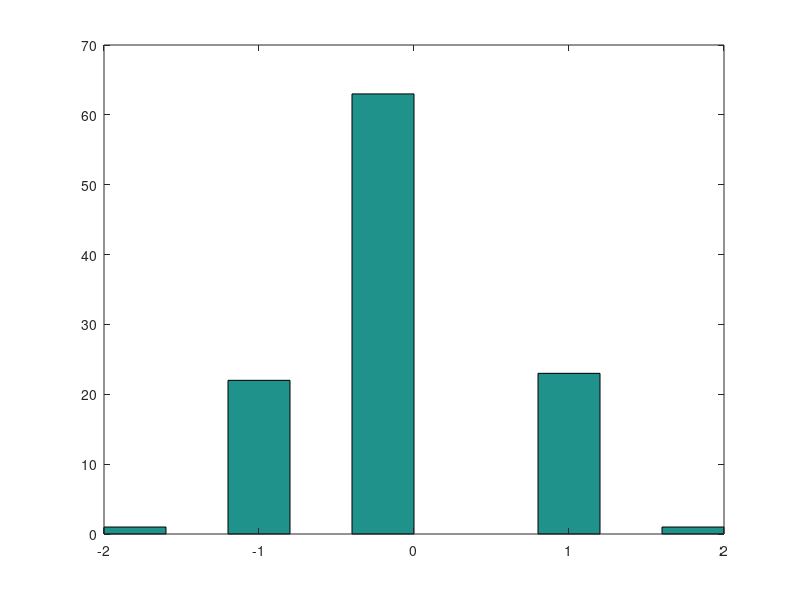

Reproduce this figure in MATLAB. (Note: this script raises an error after producing the figure.)
% bpsk_hf_fs.m
% David Rowe Mar 2017
%
% Rate Fs BPSK simulation, development of bpsk_hf_rs.m

#{
 TODO:
   [X] strip back experimental stuff to just features we need
   [X] ZOH/integrator
   [X] OFDM up and down conversion
   [X] rate Fs HF model and HF results
   [X] add QPSK
   [X] add CP
   [ ] adjust waveform parameters for real world
   [ ] Nsec run time take into account CP
   [ ] plot phase ests
   [ ] handle border carriers
       [ ] start with phantom carriers 
           + but unhappy with 1800Hz bandwidth
       [ ] also try interpolation or just single row
   [ ] compute SNR and PAPR
   [ ] timing estimator
   [ ] acquisition & freq offset estimation
   [ ] SSB bandpass filtering
#}

1;

% Gray coded QPSK modulation function

function symbol = qpsk_mod(two_bits)
    two_bits_decimal = sum(two_bits .* [2 1]); 
    switch(two_bits_decimal)
        case (0) symbol =  1;
        case (1) symbol =  j;
        case (2) symbol = -j;
        case (3) symbol = -1;
    endswitch
endfunction


% Gray coded QPSK demodulation function

function two_bits = qpsk_demod(symbol)
    bit0 = real(symbol*exp(j*pi/4)) < 0;
    bit1 = imag(symbol*exp(j*pi/4)) < 0;
    two_bits = [bit1 bit0];
endfunction


% Returns the most likely place for the start of a frame, as a
% a candidate for coarse frame sync.  Combines two frames pilots
% so we need at least Nsamperframe+M+Ncp samples in rx

function [ct_est foff_est] = coarse_sync(states, rx, rate_fs_pilot_samples)
    Nsamperframe = states.Nsamperframe; M = states.M; Ncp = states.Ncp; Fs = states.Fs;
    verbose  = states.verbose;

    Ncorr = length(rx) - (Nsamperframe+M+Ncp) + 1;
    assert(Ncorr > 0);
    corr = zeros(1,Ncorr);
    for i=1:Ncorr
      corr(i)   = abs(rx(i:i+M+Ncp-1) * rate_fs_pilot_samples');
      corr(i)  += abs(rx(i+Nsamperframe:i+Nsamperframe+M+Ncp-1) * rate_fs_pilot_samples');
    end

    [mx ct_est] = max(abs(corr));

    C  = abs(fft(rx(ct_est:ct_est+M+Ncp-1) .* conj(rate_fs_pilot_samples), Fs));
    C += abs(fft(rx(ct_est+Nsamperframe:ct_est+Nsamperframe+M+Ncp-1) .* conj(rate_fs_pilot_samples), Fs));

    fmax = 30;
    [mx_pos foff_est_pos] = max(C(1:fmax));
    [mx_neg foff_est_neg] = max(C(Fs-fmax+1:Fs));

    if mx_pos > mx_neg
      foff_est = foff_est_pos - 1;
    else
      foff_est = foff_est_neg - fmax - 1;
    end

    if verbose
      %printf("ct_est: %d\n", ct_est);
      figure(6); clf;
      plot(abs(corr))
      figure(7)
      plot(C)
      axis([0 200 0 0.4])
    end
endfunction


% Estimate fine timing instant using a window of samples rx.  We
% exploit similarity in waveform M-Ncp samples apart due to CP

function ft_est = fine_timing(states, rx)
    Nsamperframe = states.Nsamperframe; M = states.M; Ncp = states.Ncp; Fs = states.Fs;
    verbose  = states.verbose;
    
    Ncorr = length(rx) - (M+Ncp-1);
    printf("length %d Ncorr %d mx %d", length(rx), Ncorr, Ncorr+M+Ncp-1);
    printf("M: %d Ncp: %d\n", M, Ncp);
 
    assert(Ncorr > 0, "length(rx) too small");
    corr = zeros(1,Ncorr);
    for i=1:Ncorr
      corr(i) = abs(rx(i:i+Ncp-1) * rx(i+M:i+M+Ncp-1)')/(rx(i:i+Ncp-1) * rx(i:i+Ncp-1)');
    end

    [mx ft_est] = max(abs(corr));

    if verbose
      printf("ft_est: %d\n", ft_est);
      figure(6); clf;
      plot(abs(corr))
    end
endfunction


function [sim_out rate_fs_pilot_samples rx] = run_sim(sim_in)
  Fs = 8000;
  Rs = sim_in.Rs;
  Tcp = sim_in.Tcp;
  M  = Fs/Rs;
  Ncp = Tcp*Fs;
  woffset = 2*pi*sim_in.foff_hz/Fs;

  bps = sim_in.bps;
  EbNodB  = sim_in.EbNodB;
  verbose = sim_in.verbose;
  hf_en   = sim_in.hf_en;

  Ns = sim_in.Ns;          % step size for pilots
  Nc = sim_in.Nc;          % Number of cols, aka number of carriers

  Nbitsperframe = (Ns-1)*Nc*bps;
  Nrowsperframe = Nbitsperframe/(Nc*bps);
  if verbose
    printf("Rs:.........: %4.2f\n", Rs);
    printf("M:..........: %d\n", M);
    printf("bps:.........: %d\n", bps);
    printf("Nbitsperframe: %d\n", Nbitsperframe);
    printf("Nrowsperframe: %d\n", Nrowsperframe);
  end

  % Important to define run time in seconds so HF model will evolve the same way
  % for different pilot insertion rates.  So lets work backwards from approx
  % seconds in run to get Nbits, the total number of payload data bits

  % frame has Ns-1 data symbols between pilots, e.g. for Ns=3: 
  %
  % PPP
  % DDD
  % DDD
  % PPP

  Nrows = sim_in.Nsec*Rs;
  Nframes = floor((Nrows-1)/Ns);
  Nbits = Nframes * Nbitsperframe;    % number of payload data bits

  Nr = Nbits/(Nc*bps);                % Number of data rows to get Nbits total

  % double check if Nbits fit neatly into carriers

  assert(Nbits/(Nc*bps) == floor(Nbits/(Nc*bps)), "Nbits/(Nc*bps) must be an integer");

  Nrp = Nr + Nframes + 1;  % number of rows once pilots inserted
                           % extra row of pilots at end
  Nsamperframe =  (Nrowsperframe+1)*(M+Ncp);

  if verbose
    printf("Nc.....: %d\n", Nc);
    printf("Ns.....: %d (step size for pilots, Ns-1 data symbols between pilots)\n", Ns);
    printf("Nr.....: %d\n", Nr);
    printf("Nbits..: %d\n", Nbits);
    printf("Nframes: %d\n", Nframes);
    printf("Nrp....: %d (number of rows including pilots)\n", Nrp);
  end

  % set up HF model ---------------------------------------------------------------

  if hf_en

    % some typical values, or replace with user supplied

    dopplerSpreadHz = 1.0; path_delay_ms = 1;

    if isfield(sim_in, "dopplerSpreadHz") 
      dopplerSpreadHz = sim_in.dopplerSpreadHz;
    end
    if isfield(sim_in, "path_delay_ms") 
      path_delay_ms = sim_in.path_delay_ms;
    end
    path_delay_samples = path_delay_ms*Fs/1000;
    printf("Doppler Spread: %3.2f Hz Path Delay: %3.2f ms %d samples\n", dopplerSpreadHz, path_delay_ms, path_delay_samples);

    randn('seed',1);
    spread1 = doppler_spread(dopplerSpreadHz, Fs, (sim_in.Nsec*(M+Ncp)/M+0.2)*Fs);
    spread2 = doppler_spread(dopplerSpreadHz, Fs, (sim_in.Nsec*(M+Ncp)/M+0.2)*Fs);

    % sometimes doppler_spread() doesn't return exactly the number of samples we need
 
    assert(length(spread1) >= Nrp*M, "not enough doppler spreading samples");
    assert(length(spread2) >= Nrp*M, "not enough doppler spreading samples");

    hf_gain = 1.0/sqrt(var(spread1)+var(spread2));
    % printf("nsymb: %d lspread1: %d\n", nsymb, length(spread1));
  end
 
  % simulate for each Eb/No point ------------------------------------

  for nn=1:length(EbNodB)
    rand('seed',1);
    randn('seed',1);

    EbNo = bps * (10 .^ (EbNodB(nn)/10));
    variance = 1/(M*EbNo/2);

    % generate tx bits

    tx_bits = rand(1,Nbits) > 0.5;

    % map to symbols in linear array

    if bps == 1
      tx_sym_lin = 2*tx_bits - 1;
    end
    if bps == 2
      for s=1:Nbits/bps
        tx_sym_lin(s) = qpsk_mod(tx_bits(2*(s-1)+1:2*s));
      end
    end

    % place symbols in multi-carrier frame with pilots and boundary carriers

    %pilots = ones(1,Nc+2);
    %pilots(1:2:Nc+2) = -1;
    pilots = 1 - 2*(rand(1,Nc+2) > 0.5);
    tx_sym = []; s = 1;
    for f=1:Nframes
      aframe = zeros(Nrowsperframe,Nc+2);
      aframe(1,:) = pilots;
      for r=1:Nrowsperframe
        arowofsymbols = tx_sym_lin(s:s+Nc-1);
        s += Nc;
        aframe(r+1,2:Nc+1) = arowofsymbols;
      end
      tx_sym = [tx_sym; aframe];
    end      
    tx_sym = [tx_sym; pilots];  % final row of pilots
    [nr nc] = size(tx_sym);
    assert(nr == Nrp);

    % OFDM up conversion and upsampling to rate Fs ---------------------

    w = (0:Nc+1)*2*pi*Rs/Fs;
    W = zeros(Nc+2,M);
    for c=1:Nc+2
      W(c,:) = exp(j*w(c)*(0:M-1));
    end

    Nsam = Nrp*(M+Ncp);
    tx = [];

    % OFDM upconvert symbol by symbol so we can add CP

    for r=1:Nrp
      asymbol = tx_sym(r,:) * W/M;
      asymbol_cp = [asymbol(M-Ncp+1:M) asymbol];
      tx = [tx asymbol_cp];
    end
    assert(length(tx) == Nsam);

    % these are used for coarse timing and freq acquisition

    rate_fs_pilot_samples = tx(1:M+Ncp);

    % channel simulation ---------------------------------------------------------------

    rx = tx;
    
    if hf_en
      %rx  =  [zeros(1,path_delay_samples) tx(1:Nsam-path_delay_samples)];
      rx  = hf_gain * tx(1:Nsam) .* spread1(1:Nsam);
      rx  += hf_gain * [zeros(1,path_delay_samples) tx(1:Nsam-path_delay_samples)] .* spread2(1:Nsam);
    end

    rx = rx .* exp(j*woffset*(1:Nsam));

    noise = sqrt(variance)*(0.5*randn(1,Nsam) + j*0.5*randn(1,Nsam));
    rx += noise;
    
    % downconvert, downsample and integrate using OFDM.  Start integrating just after CP 
    % when ISI has died down

    rx_sym = zeros(Nrp, Nc+2);
    for r=1:Nrp
      st = (r-1)*(M+Ncp)+Ncp+1; en = st + M - 1;
      %printf("st: %d en: %d\n", st, en);
      for c=1:Nc+2
        acarrier = rx(st:en) .* conj(W(c,:));
        rx_sym(r,c) = sum(acarrier);
      end
    end
    
    % pilot based phase est, we use known tx symbols as pilots ----------
 
    phase_est_pilot_log = 10*ones(Nrp,Nc+2);
    phase_est_stripped_log = 10*ones(Nrp,Nc+2);
    phase_est_log = 10*ones(Nrp,Nc+2);
    for c=2:Nc+1
      for r=1:Ns:Nrp-Ns

        % estimate phase using average of 6 pilots in a rect 2D window centred
        % on this carrier
        % PPP
        % DDD
        % DDD
        % PPP
          
        cr = c-1:c+1;
        aphase_est_pilot_rect = sum(rx_sym(r,cr)*tx_sym(r,cr)') + sum(rx_sym(r+Ns,cr)*tx_sym(r+Ns,cr)');

        % use next step of pilots in past and future

        if r > Ns+1
          aphase_est_pilot_rect += sum(rx_sym(r-Ns,cr)*tx_sym(r-Ns,cr)');
        end
        if r < Nrp - 2*Ns
          aphase_est_pilot_rect += sum(rx_sym(r+2*Ns,cr)*tx_sym(r+2*Ns,cr)');
        end

        % correct phase offset using phase estimate

        for rr=r+1:r+Ns-1
          aphase_est_pilot = angle(aphase_est_pilot_rect);
          phase_est_pilot_log(rr,c) = aphase_est_pilot;
          rx_corr(rr,c) = rx_sym(rr,c) * exp(-j*aphase_est_pilot);
        end

      end % r=1:Ns:Nrp-Ns
    end % c=2:Nc+1

    % remove pilots to give us just data symbols and demodulate

    rx_bits = []; rx_np = [];
    for r=1:Nrp
      if mod(r-1,Ns) != 0
        arowofsymbols = rx_corr(r,2:Nc+1);
        rx_np = [rx_np arowofsymbols];
        if bps == 1
          arowofbits = real(arowofsymbols) > 0;
        end
        if bps == 2
          arowofbits = zeros(1,Nc);
          for c=1:Nc
            arowofbits((c-1)*2+1:c*2) = qpsk_demod(arowofsymbols(c));
          end
        end
        rx_bits = [rx_bits arowofbits];
      end
    end
    assert(length(rx_bits) == Nbits);


    % calculate BER stats as a block, after pilots extracted

    errors = xor(tx_bits, rx_bits);
    Nerrs = sum(errors);

    printf("EbNodB: %3.2f BER: %4.3f Nbits: %d Nerrs: %d\n", EbNodB(nn), Nerrs/Nbits, Nbits, Nerrs);

    if verbose
      figure(1)
      plot(real(tx))
      figure(2)
      Tx = abs(fft(tx.*hanning(Nsam)'));
      Tx_dB = 20*log10(Tx);
      dF = Fs/Nsam;
      plot((1:Nsam)*dF, Tx_dB);
      mx = max(Tx_dB);
      axis([0 Fs/2 mx-60 mx])
     
      figure(3); clf; 
      plot(rx_np,'+');
      axis([-2 2 -2 2]);

      
      if hf_en
        figure(4); clf; 
        subplot(211)
        plot(abs(spread1(1:Nsam)));
        %hold on; plot(abs(spread2(1:Nsam)),'g'); hold off;
        subplot(212)
        plot(angle(spread1(1:Nsam)));
      end
      

      figure(5); clf;
      plot(phase_est_log(:,2:Nc+1),'+', 'markersize', 10); 
      hold on; 
      plot(phase_est_pilot_log(:,2:Nc+1),'g+', 'markersize', 5); 

#{
      if sim_in.hf_en
        plot(angle(hf_model(:,2:Nc+1)));
      end
#}

      axis([1 Nrp -pi pi]);  
    end

    sim_out.ber(nn) = sum(Nerrs)/Nbits; 
    sim_out.pilot_overhead = 10*log10(Ns/(Ns-1));
    sim_out.M = M; sim_out.Fs = Fs; sim_out.Ncp = Ncp;
    sim_out.Nrowsperframe = Nrowsperframe; sim_out.Nsamperframe = Nsamperframe;
  end
endfunction


function run_single
  Ts = 0.016; 
  sim_in.Tcp = 0.002; 
  sim_in.Rs = 1/Ts; sim_in.bps = 2; sim_in.Nc = 16; sim_in.Ns = 8;

  sim_in.Nsec = 3*(sim_in.Ns+1)/sim_in.Rs;  % one frame
  %sim_in.Nsec = 1;

  sim_in.EbNodB = 20;
  sim_in.verbose = 1;
  sim_in.hf_en = 0;
  sim_in.foff_hz = 0;

  run_sim(sim_in);
end


% Plot BER against Eb/No curves for AWGN and HF

% Target operating point Eb/No for HF is 6dB, as this is where our rate 1/2
% LDPC code gives good results (10% PER, 1% BER).  However this means
% the Eb/No at the input is 10*log(1/2) or 3dB less, so we need to
% make sure phase est works at Eb/No = 6 - 3 = 3dB
%
% For AWGN target is 2dB so -1dB op point.

function run_curves
  Ts = 0.010;
  sim_in.Rs = 1/Ts;
  sim_in.Tcp = 0.002; 
  sim_in.bps = 2; sim_in.Ns = 8; sim_in.Nc = 8; sim_in.verbose = 0;
  sim_in.foff_hz = 0;

  pilot_overhead = (sim_in.Ns-1)/sim_in.Ns;
  cp_overhead = Ts/(Ts+sim_in.Tcp);
  overhead_dB = -10*log10(pilot_overhead*cp_overhead);

  sim_in.hf_en = 0;
  sim_in.Nsec = 30;
  sim_in.EbNodB = -3:5;
  awgn_EbNodB = sim_in.EbNodB;

  awgn_theory = 0.5*erfc(sqrt(10.^(sim_in.EbNodB/10)));
  awgn = run_sim(sim_in);

  sim_in.hf_en = 1;
  sim_in.Nsec = 120;
  sim_in.EbNodB = 1:8;

  EbNoLin = 10.^(sim_in.EbNodB/10);
  hf_theory = 0.5.*(1-sqrt(EbNoLin./(EbNoLin+1)));

  hf = run_sim(sim_in);

  figure(4); clf;
  semilogy(awgn_EbNodB, awgn_theory,'b+-;AWGN theory;');
  hold on;
  semilogy(sim_in.EbNodB, hf_theory,'b+-;HF theory;');
  semilogy(awgn_EbNodB+overhead_dB, awgn_theory,'g+-;AWGN lower bound with pilot + CP overhead;');
  semilogy(sim_in.EbNodB+overhead_dB, hf_theory,'g+-;HF lower bound with pilot + CP overhead;');
  semilogy(awgn_EbNodB+overhead_dB, awgn.ber,'r+-;AWGN sim;');
  semilogy(sim_in.EbNodB+overhead_dB, hf.ber,'r+-;HF sim;');
  hold off;
  axis([-3 8 1E-2 2E-1])
  xlabel('Eb/No (dB)');
  ylabel('BER');
  grid; grid minor on;
  legend('boxoff');
end


% Run an acquisition test, returning vectors of estimation errors

function [delta_ct delta_foff] = acquisition_test(Ntests=10, EbNodB=100, foff_hz=0, hf_en=0, fine_en)

  % generate test signal at a given Eb/No and frequency offset

  Ts = 0.016; 
  sim_in.Tcp = 0.002; 
  sim_in.Rs = 1/Ts; sim_in.bps = 2; sim_in.Nc = 16; sim_in.Ns = 8;

  sim_in.Nsec = Ntests*(sim_in.Ns+1)/sim_in.Rs;

  sim_in.EbNodB = EbNodB;
  sim_in.verbose = 0;
  sim_in.hf_en = hf_en;
  sim_in.foff_hz = foff_hz;

  [sim_out rate_fs_pilot_samples rx] = run_sim(sim_in);

  % set up acquistion 

  Nsamperframe = states.Nsamperframe = sim_out.Nsamperframe;
  states.M = sim_out.M; states.Ncp = sim_out.Ncp;
  states.verbose = 0;
  states.Fs = sim_out.Fs;

  % test fine or acquisition over test signal
  #{
    fine: - start with coarse timing instant
          - on each frame est timing a few samples about that point
          - update timing instant

    corr: - where is best plcase to sample
          - just before end of symbol?
          - how long should sequence be?
          - add extra?
          - aim for last possible moment?
          - man I hope IL isn't too big.....
  #}

  delta_ct = []; delta_foff = [];

  if fine_en

    window_width = 5;                   % search +/-2 samples from current timing instant
    timing_instant = Nsamperframe+1;    % start at correct instant for AWGN
                                        % start at second frame so we can search -2 ... +2

    while timing_instant < (length(rx) - (Nsamperframe + length(rate_fs_pilot_samples) + window_width))
      st = timing_instant - ceil(window_width/2); 
      en = st + Nsamperframe-1 + length(rate_fs_pilot_samples) + window_width-1;
      [ft_est foff_est] = coarse_sync(states, rx(st:en), rate_fs_pilot_samples);
      printf("ft_est: %d timing_instant %d %d\n", ft_est, timing_instant, mod(timing_instant, Nsamperframe));
      timing_instant += Nsamperframe + ft_est - ceil(window_width/2);
      delta_ct = [delta_ct ft_est - ceil(window_width/2)];
    end
  else
    % for coarse simulation we just use contant window shifts

    st = 0.5*Nsamperframe; 
    en = 2.5*Nsamperframe - 1;
    ct_target = Nsamperframe/2;

    for w=1:Nsamperframe:length(rx)-3*Nsamperframe
      %st = w+0.5*Nsamperframe; en = st+2*Nsamperframe-1;
      %[ct_est foff_est] = coarse_sync(states, rx(st:en), rate_fs_pilot_samples);
      [ct_est foff_est] = coarse_sync(states, rx(w+st:w+en), rate_fs_pilot_samples);
      printf("ct_est: %4d foff_est: %3.1f\n", ct_est, foff_est);

      % valid coarse timing ests are modulo Nsamperframe

      delta_ct = [delta_ct ct_est-ct_target];
      delta_foff = [delta_foff (foff_est-foff_hz)];
    end
  end

endfunction


% Run some tests for various acquisition conditions. Probability of
% acquistion is what matters, e.g. if it's 50% we can expect sync
% within 2 frames
%                 P(t)/P(f)  P(t)/P(f)
%          Eb/No  AWGN       HF
% +/- 25Hz -1/3   1.0/0.3    0.96/0.3 
% +/-  5Hz -1/3   1.0/0.347  0.96/0.55 
% +/- 25Hz  10/10 1.00/0.92  0.99/0.77

function acquisition_histograms(fine_en = 0)
  Fs = 8000;
  Ntests = 100;

  % allowable tolerance for acquistion

  ftol_hz = 2.0;
  ttol_samples = 0.002*Fs;

  % AWGN channel operating point

  [dct dfoff] = acquisition_test(Ntests, -1, 25, 0, fine_en);

  % Probability of acquistion is what matters, e.g. if it's 50% we can
  % expect sync within 2 frames

  printf("AWGN P(time offset acq) = %3.2f\n", length(find (abs(dct) < ttol_samples))/length(dct));
  if fine_en == 0
    printf("AWGN P(freq offset acq) = %3.2f\n", length(find (abs(dfoff) < ftol_hz))/length(dfoff));
  end

  figure(1)
  hist(dct(find (abs(dct) < ttol_samples)))
  if fine_en == 0
    figure(2)
    hist(dfoff)
  end

  % HF channel operating point

  [dct dfoff] = acquisition_test(Ntests, 3, 25, 1, fine_en);

  printf("HF P(time offset acq) = %3.2f\n", length(find (abs(dct) < ttol_samples))/length(dct));
  if fine_en == 0
    printf("HF P(freq offset acq) = %3.2f\n", length(find (abs(dfoff) < ftol_hz))/length(dfoff));
  end

  figure(3)
  hist(dct(find (abs(dct) < ttol_samples)))
  if fine_en == 0
    figure(4)
    hist(dfoff)
  end

endfunction


function fine_timing_test(Ntests=10, EbNodB=100, foff_hz=0, hf_en=0)

  % generate test signal at a given Eb/No and frequency offset

  Ts = 0.016; 
  sim_in.Tcp = 0.002; 
  sim_in.Rs = 1/Ts; sim_in.bps = 2; sim_in.Nc = 16; sim_in.Ns = 8;

  sim_in.Nsec = Ntests*(sim_in.Ns+1)/sim_in.Rs;

  sim_in.EbNodB = EbNodB;
  sim_in.verbose = 0;
  sim_in.hf_en = hf_en;
  sim_in.foff_hz = foff_hz;

  [sim_out rate_fs_pilot_samples rx] = run_sim(sim_in);

  % set up fine timing states

  Nsamperframe = states.Nsamperframe = sim_out.Nsamperframe;
  M = states.M = sim_out.M; Ncp = states.Ncp = sim_out.Ncp;
  states.verbose = 1;
  states.Fs = sim_out.Fs;

  figure(5); clf;
  subplot(211)
  plot(real(rx(1:1+Ncp-1)))
  hold on;
  plot(real(rx(M+1:M+1+Ncp-1)),'g')
  hold off;
  subplot(212)
  plot(imag(rx(1:1+Ncp-1)))
  hold on;
  plot(imag(rx(M+1:M+1+Ncp-1)),'g')
  hold off;
  rx(1:1+Ncp-1) * rx(1:1+Ncp-1)'
  rx(1:1+Ncp-1) * rx(M+1:M+1+Ncp-1)'

  st = 1; 
  en = 2*(M+Ncp);

  figure(4); clf;
  subplot(211)
  plot(real(rx(st:en)))
  subplot(212)
  plot(imag(rx(st:en)))
  
  %%xx
  ft_est = fine_timing(states, rx(st:en));
endfunction


% choose simulation to run here -------------------------------------------------------

format;
more off;

%run_single
%run_curves
acquisition_histograms(1)
%fine_timing_test

